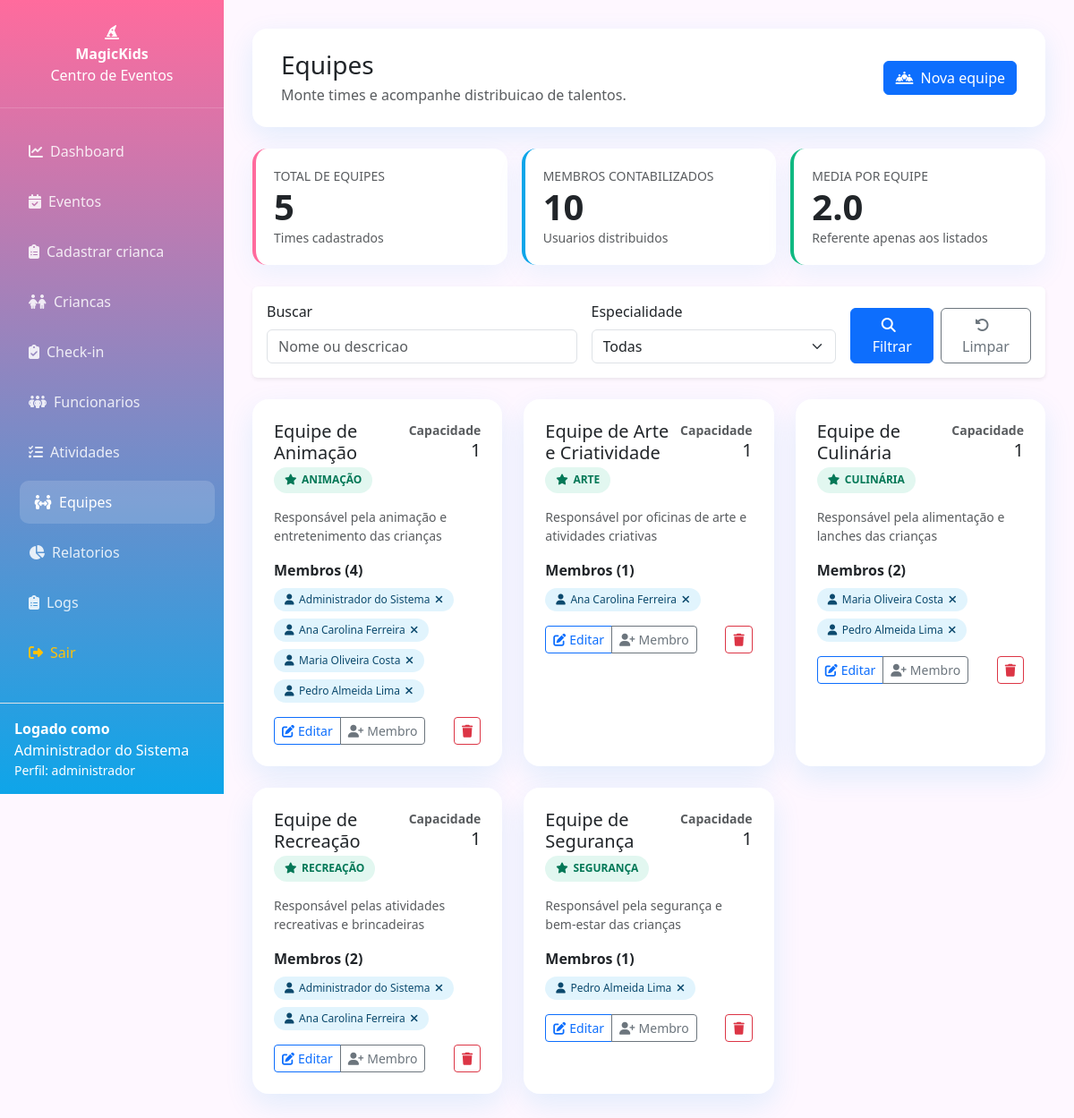
Before: /equipes.php (signed in) with the older database file.
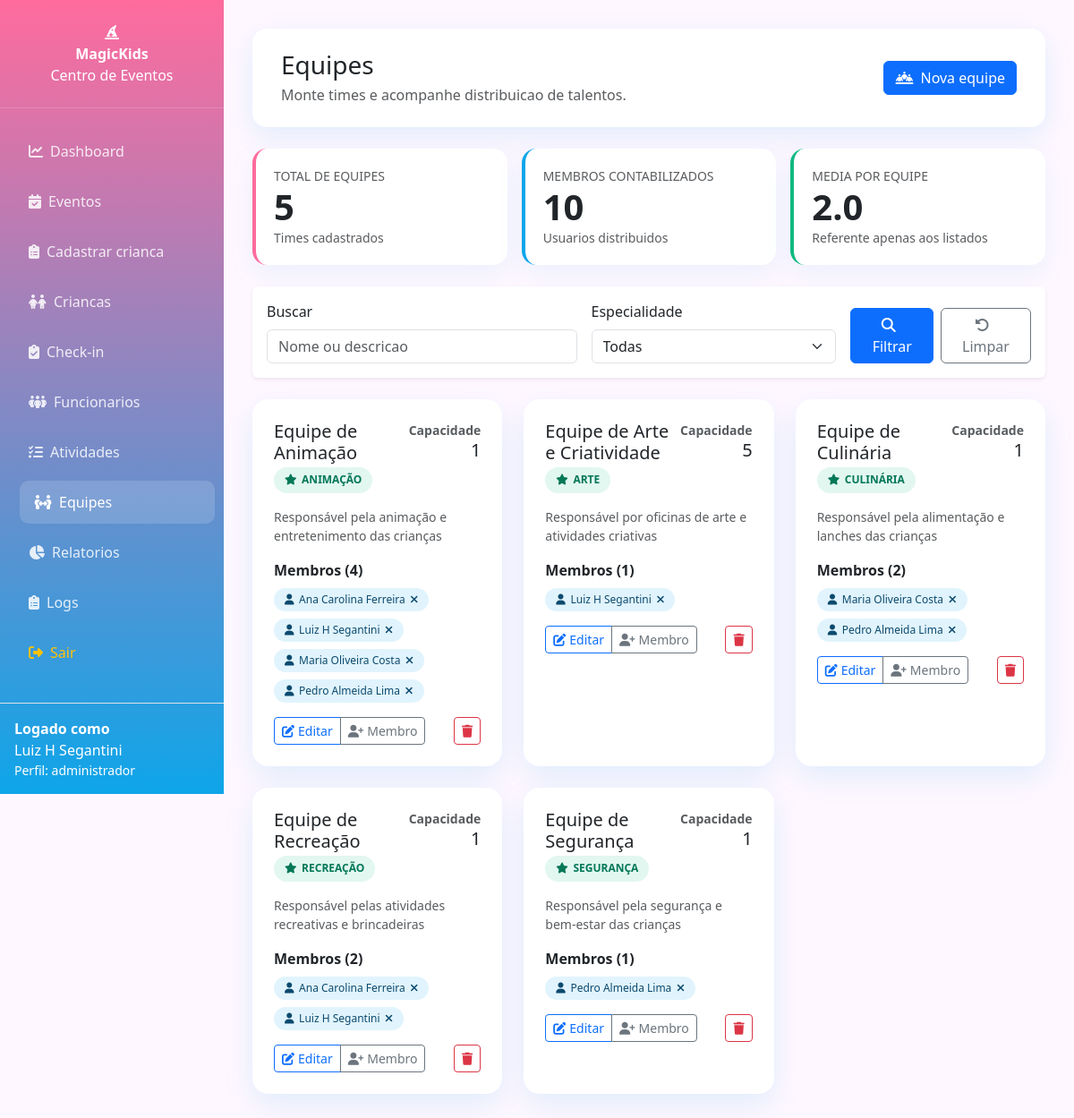
After: the same page with the newer database file.
### tables this page shows
CREATE TABLE IF NOT EXISTS `usuarios` (
  `id` int(11) NOT NULL AUTO_INCREMENT,
  `nome_completo` varchar(255) NOT NULL,
  `cpf` varchar(14) NOT NULL,
  `email` varchar(255) NOT NULL,
  `cargo` varchar(100) DEFAULT NULL,
  `login` varchar(50) NOT NULL,
  `senha` varchar(255) NOT NULL,
  `perfil` enum('administrador','coordenador','animador','monitor','auxiliar') NOT NULL,
  `data_criacao` timestamp NOT NULL DEFAULT current_timestamp(),
  `data_atualizacao` timestamp NOT NULL DEFAULT current_timestamp() ON UPDATE current_timestamp(),
  PRIMARY KEY (`id`),
  UNIQUE KEY `cpf` (`cpf`),
  UNIQUE KEY `email` (`email`),
  UNIQUE KEY `login` (`login`)
);

CREATE TABLE IF NOT EXISTS `equipes` (
  `id` int(11) NOT NULL AUTO_INCREMENT,
  `nome` varchar(255) NOT NULL,
  `especialidade` enum('Animação','Recreação','Culinária','Segurança','Limpeza','Arte','Música','Teatro','Esportes','Multidisciplinar') DEFAULT 'Multidisciplinar',
  `capacidade_eventos` int(3) DEFAULT 1,
  `descricao` text DEFAULT NULL,
  `data_criacao` timestamp NOT NULL DEFAULT current_timestamp(),
  `data_atualizacao` timestamp NOT NULL DEFAULT current_timestamp() ON UPDATE current_timestamp(),
  PRIMARY KEY (`id`)
);

CREATE TABLE IF NOT EXISTS `equipe_membros` (
  `id` int(11) NOT NULL AUTO_INCREMENT,
  `equipe_id` int(11) NOT NULL,
  `usuario_id` int(11) NOT NULL,
  `data_entrada` timestamp NOT NULL DEFAULT current_timestamp(),
  PRIMARY KEY (`id`),
  UNIQUE KEY `unique_member` (`equipe_id`,`usuario_id`),
  KEY `usuario_id` (`usuario_id`),
  CONSTRAINT `equipe_membros_ibfk_1` FOREIGN KEY (`equipe_id`) REFERENCES `equipes` (`id`) ON DELETE CASCADE,
  CONSTRAINT `equipe_membros_ibfk_2` FOREIGN KEY (`usuario_id`) REFERENCES `usuarios` (`id`) ON DELETE CASCADE
);

### includes/auth.php (called while the page is built, shortened)
<?php
require_once __DIR__ . '/../config/database.php';
function hasPermission($permission) {
    $user_profile = $_SESSION['user_profile'];
    switch ($permission) {
        case 'admin':
        case 'administrador':
            return $user_profile === 'administrador';
        default:
            return false;
    }
}
function getCurrentUser() {
    $database = new Database();
    $db = $database->getConnection();
    $query = "SELECT * FROM usuarios WHERE id = :id";
    $stmt = $db->prepare($query);
    $stmt->bindParam(':id', $_SESSION['user_id']);
    $stmt->execute();
    $user = $stmt->fetch();
    if ($user && isset($user['nome_completo'])) {
        $user['nome'] = $user['nome_completo'];
    }
    return $user;
}
?>

### controllers/EquipesController.php (called while the page is built, shortened)
<?php
require_once 'config/database.php';
class EquipesController
{
    private $conn;
    public function __construct($connection = null)
    {
        if ($connection instanceof PDO) {
            $this->conn = $connection;
        } else {
            $database = new Database();
            $this->conn = $database->getConnection();
        }
    }
    public function index(string $search = '', string $especialidade = '', int $page = 1, int $limit = 12): array
    {
        $offset = max(0, ($page - 1) * $limit);
        $params = [];
        $whereClause = '';
        $query = "SELECT
                    e.id,
                    e.nome,
                    e.especialidade,
                    e.capacidade_eventos,
                    e.descricao,
                    e.data_criacao,
                    e.data_atualizacao,
                    COUNT(em.id) AS total_membros
                  FROM equipes e
                  LEFT JOIN equipe_membros em ON e.id = em.equipe_id
                  $whereClause
                  GROUP BY e.id
                  ORDER BY e.nome ASC
                  LIMIT :limit OFFSET :offset";
        $stmt = $this->conn->prepare($query);
        $stmt->bindValue(':limit', $limit, PDO::PARAM_INT);
        $stmt->bindValue(':offset', $offset, PDO::PARAM_INT);
        $stmt->execute();
        $equipes = $stmt->fetchAll();
        $countQuery = "SELECT COUNT(*) FROM equipes e $whereClause";
        $countStmt = $this->conn->prepare($countQuery);
        $countStmt->execute();
        $total = (int) $countStmt->fetchColumn();
        return [
            'equipes' => $equipes ?: [],
            'total' => $total,
            'pages' => $limit > 0 ? (int) ceil($total / $limit) : 1,
            'current_page' => $page,
        ];
    }
    public function getMembros(int $equipeId): array
    {
        $stmt = $this->conn->prepare('SELECT em.usuario_id, em.data_entrada, u.nome_completo, u.perfil FROM equipe_membros em INNER JOIN usuarios u ON em.usuario_id = u.id WHERE em.equipe_id = :equipe_id ORDER BY u.nome_completo');
        $stmt->bindParam(':equipe_id', $equipeId, PDO::PARAM_INT);
        $stmt->execute();
        $membros = $stmt->fetchAll();
        return $membros ?: [];
    }
}

### config/database.php (called while the page is built, shortened)
<?php
class Database {
    private $host = "localhost";
    private $dbname = "sistema_projetos";
    private $username = "root";
    private $password = "";
    public function getConnection() {
        $this->connection = null;
        try {
            $this->connection = new PDO(
                "mysql:host=" . $this->host . ";dbname=" . $this->dbname,
                $this->username,
                $this->password
            );
            $this->connection->setAttribute(PDO::ATTR_ERRMODE, PDO::ERRMODE_EXCEPTION);
            $this->connection->setAttribute(PDO::ATTR_DEFAULT_FETCH_MODE, PDO::FETCH_ASSOC);
            $this->connection->exec("set names utf8");
        } catch(PDOException $exception) {
            echo "Erro de conexão: " . $exception->getMessage();
            die();
        }
        return $this->connection;
    }
}
?>

### equipes.php (the view, shortened to what the changed rows need)
<?php
require_once 'includes/auth.php';
require_once 'controllers/EquipesController.php';
$controller = new EquipesController();
$currentUser = getCurrentUser();
$canManageEquipes = hasPermission('coordenador') || hasPermission('administrador');
$canRemoverEquipe = hasPermission('administrador');
$search = trim($_GET['search'] ?? '');
$especialidade = $_GET['especialidade'] ?? '';
$page = (int) ($_GET['page'] ?? 1);
$page = $page > 0 ? $page : 1;
$listData = $controller->index($search, $especialidade, $page, 9);
$equipes = $listData['equipes'];
$currentUserName = $currentUser['nome_completo'] ?? ($currentUser['nome'] ?? '');
$currentUserPerfil = $currentUser['perfil'] ?? '';
?>
<!DOCTYPE html>
<html lang="pt-BR">
<head>
    <link href="https://cdnjs.cloudflare.com/ajax/libs/bootstrap/5.3.2/css/bootstrap.min.css" rel="stylesheet">
    <link href="https://cdnjs.cloudflare.com/ajax/libs/font-awesome/6.4.0/css/all.min.css" rel="stylesheet">
</head>
<body>
    <div class="sidebar">
        <div class="p-3 border-top border-white-25 text-white-75">
            <div class="fw-semibold">Logado como</div>
            <div><?php echo htmlspecialchars($currentUserName, ENT_QUOTES, 'UTF-8'); ?></div>
            <div class="small">Perfil: <?php echo htmlspecialchars($currentUserPerfil, ENT_QUOTES, 'UTF-8'); ?></div>
        </div>
    </div>
    <main class="main-content">
        <div class="header-bar">
            <div>
                <h1 class="h3 mb-1">Equipes</h1>
            </div>
        </div>
        <div class="row g-4">
            <?php if (empty($equipes)): ?>
            <div class="col-12">
                <div class="text-center text-muted py-5 border border-dashed rounded-4">Nenhuma equipe encontrada.</div>
            </div>
            <?php else: ?>
            <?php foreach ($equipes as $equipe): ?>
            <?php $membros = $controller->getMembros((int) $equipe['id']); ?>
            <div class="col-xl-4 col-lg-6">
                <div class="team-card h-100">
                    <div class="d-flex justify-content-between align-items-start mb-3">
                        <div>
                            <h5 class="mb-1"><?php echo htmlspecialchars($equipe['nome'], ENT_QUOTES, 'UTF-8'); ?></h5>
                            <div class="tag"><i class="fas fa-star"></i><?php echo htmlspecialchars($equipe['especialidade'] ?? 'Sem especialidade', ENT_QUOTES, 'UTF-8'); ?></div>
                        </div>
                        <div class="text-end">
                            <div class="fw-semibold small text-muted">Capacidade</div>
                            <div class="h5 mb-0"><?php echo (int) ($equipe['capacidade_eventos'] ?? 0); ?></div>
                        </div>
                    </div>
                    <p class="text-muted small mb-3"><?php echo htmlspecialchars($equipe['descricao'] ?? 'Sem descricao registrada.', ENT_QUOTES, 'UTF-8'); ?></p>
                    <div class="mb-3">
                        <div class="fw-semibold mb-2">Membros (<?php echo count($membros); ?>)</div>
                        <div class="d-flex flex-wrap gap-2">
                            <?php if (empty($membros)): ?>
                            <span class="text-muted small">Nenhum membro associado.</span>
                            <?php else: ?>
                            <?php foreach ($membros as $membro): ?>
                            <span class="member-badge">
                                <i class="fas fa-user"></i>
                                <?php echo htmlspecialchars($membro['nome_completo'], ENT_QUOTES, 'UTF-8'); ?>
                                <?php if ($canManageEquipes): ?>
                                <button type="button" class="text-decoration-none" data-bs-toggle="modal" data-bs-target="#removeMembroModal"
                                    data-equipe="<?php echo (int) $equipe['id']; ?>"
                                    data-equipe-nome="<?php echo htmlspecialchars($equipe['nome'], ENT_QUOTES, 'UTF-8'); ?>"
                                    data-usuario="<?php echo (int) $membro['usuario_id']; ?>"
                                    data-usuario-nome="<?php echo htmlspecialchars($membro['nome_completo'], ENT_QUOTES, 'UTF-8'); ?>">
                                    <i class="fas fa-times"></i>
                                </button>
                                <?php endif; ?>
                            </span>
                            <?php endforeach; ?>
                            <?php endif; ?>
                        </div>
                    </div>
                    <div class="d-flex justify-content-between align-items-center">
                        <?php if ($canManageEquipes): ?>
                        <div class="btn-group">
                            <button type="button" class="btn btn-outline-primary btn-sm" data-bs-toggle="modal" data-bs-target="#editEquipeModal"
                                data-id="<?php echo (int) $equipe['id']; ?>"
                                data-nome="<?php echo htmlspecialchars($equipe['nome'], ENT_QUOTES, 'UTF-8'); ?>"
                                data-especialidade="<?php echo htmlspecialchars($equipe['especialidade'], ENT_QUOTES, 'UTF-8'); ?>"
                                data-capacidade="<?php echo (int) ($equipe['capacidade_eventos'] ?? 0); ?>"
                                data-descricao="<?php echo htmlspecialchars($equipe['descricao'] ?? '', ENT_QUOTES, 'UTF-8'); ?>">
                                <i class="fas fa-edit me-1"></i>Editar
                            </button>
                            <button type="button" class="btn btn-outline-secondary btn-sm" data-bs-toggle="modal" data-bs-target="#addMembroModal"
                                data-id="<?php echo (int) $equipe['id']; ?>"
                                data-nome="<?php echo htmlspecialchars($equipe['nome'], ENT_QUOTES, 'UTF-8'); ?>">
                                <i class="fas fa-user-plus me-1"></i>Membro
                            </button>
                        </div>
                        <?php else: ?>
                        <span class="text-muted small">Visualizacao</span>
                        <?php endif; ?>
                        <?php if ($canRemoverEquipe): ?>
                        <button type="button" class="btn btn-outline-danger btn-sm" data-bs-toggle="modal" data-bs-target="#deleteEquipeModal"
                            data-id="<?php echo (int) $equipe['id']; ?>"
                            data-nome="<?php echo htmlspecialchars($equipe['nome'], ENT_QUOTES, 'UTF-8'); ?>">
                            <i class="fas fa-trash"></i>
                        </button>
                        <?php endif; ?>
                    </div>
                </div>
            </div>
            <?php endforeach; ?>
            <?php endif; ?>
        </div>
    </main>
</body>
</html>

Changed rows visible on the page:
removed equipe_membros: usuario.nome_completo "Ana Carolina Ferreira"
changed usuarios "administrador": nome_completo "Administrador do Sistema" → "Luiz H Segantini"
shown differently, row unchanged: equipe_membros (number 1 of 7 on the later page): moves up the list
changed through a linked row, equipe_membros (number 2 of 7 on the later page): usuario.nome_completo "Administrador do Sistema" → "Luiz H Segantini"
changed equipes "Equipe de Arte e Criatividade": capacidade_eventos "1" → "5"
added equipe_membros: usuario.nome_completo "Luiz H Segantini", shown under equipes "Equipe de Arte e Criatividade"
computed for equipes "Equipe de Recreação": gains equipe_membros (usuario.nome_completo "Ana Carolina Ferreira")
changed through a linked row, equipe_membros (number 7 of 7 on the later page): usuario.nome_completo "Administrador do Sistema" → "Luiz H Segantini"
